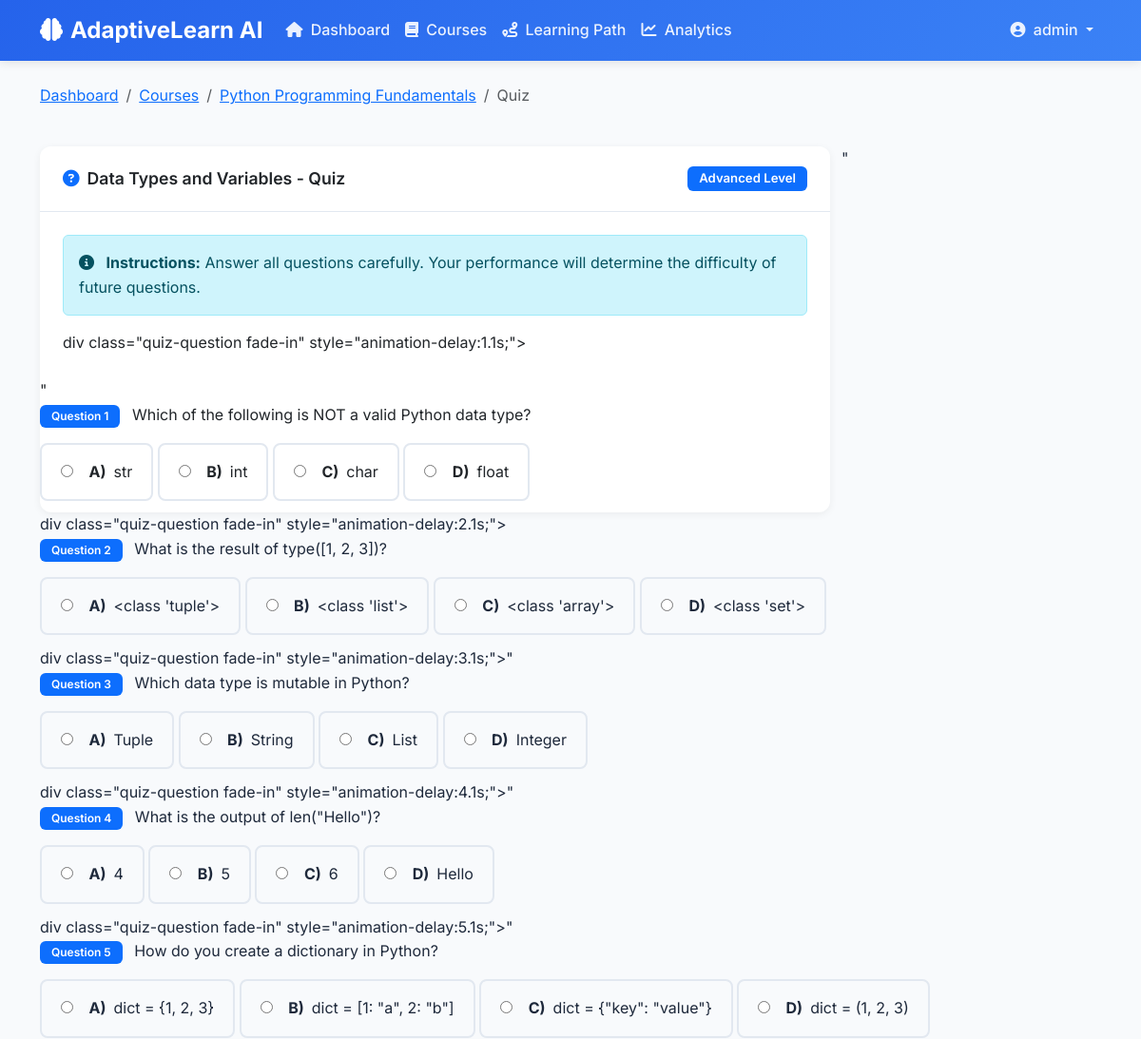
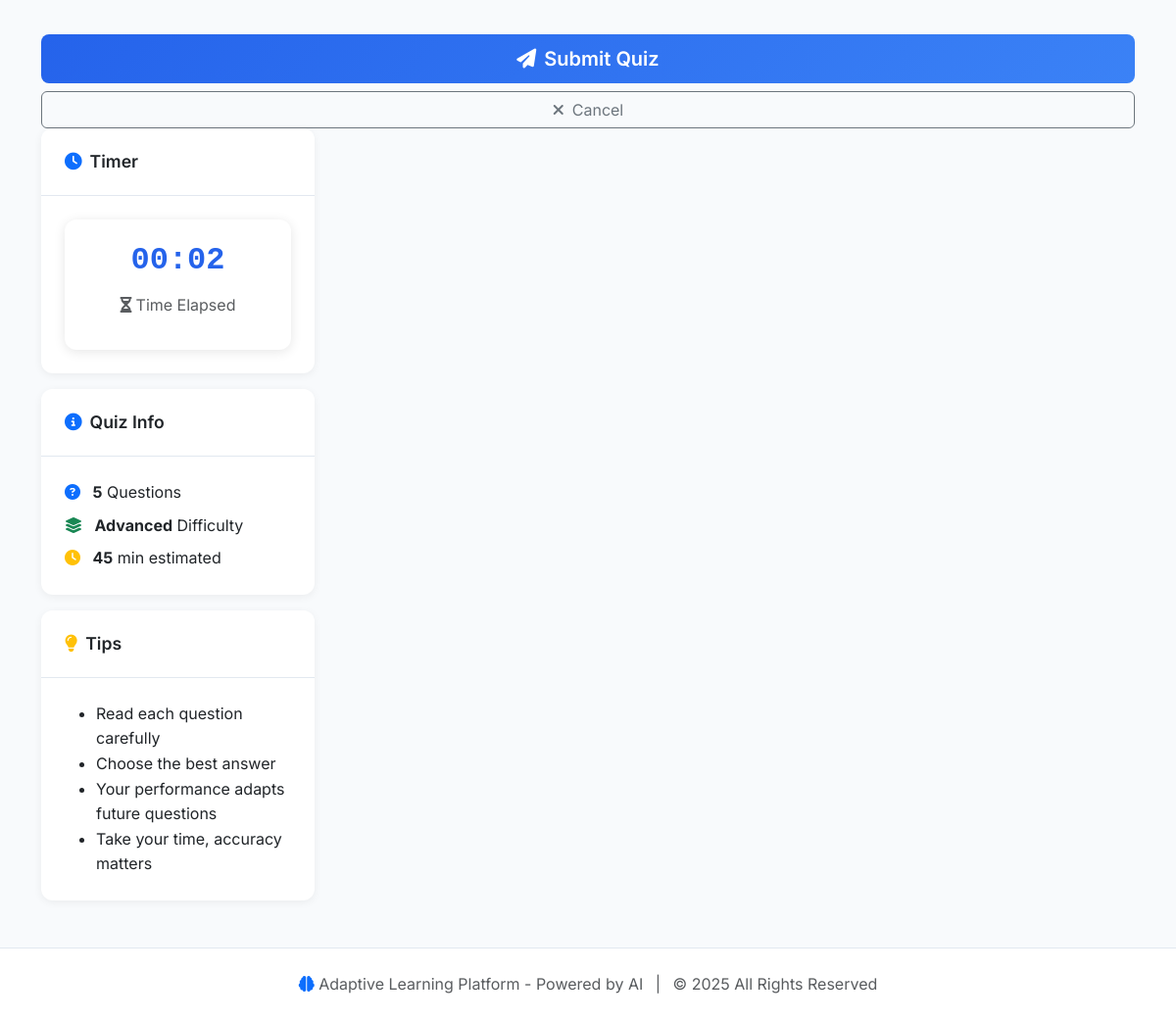
Page /quiz/2/start/ (signed in) on the committed database (2 pictures, top to bottom).
### courses/models.py (models this page shows, shortened)
class Module(models.Model):
    DIFFICULTY_CHOICES = [
        ("beginner", "Beginner"),
        ("intermediate", "Intermediate"),
        ("advanced", "Advanced"),
    ]
    course = models.ForeignKey(Course, on_delete=models.CASCADE, related_name="modules")
    title = models.CharField(max_length=200)
    description = models.TextField()
    difficulty_level = models.CharField(
        max_length=20, choices=DIFFICULTY_CHOICES, default="beginner"
    )
    order = models.IntegerField(default=0, help_text="Sequence within difficulty level")
    prerequisite_module = models.ForeignKey(
        "self",
        on_delete=models.SET_NULL,
        null=True,
        blank=True,
        related_name="dependent_modules",
        help_text="Module that must be completed first",
    )
    estimated_minutes = models.IntegerField(
        default=30, help_text="Estimated time to complete"
    )
    created_at = models.DateTimeField(auto_now_add=True)
    class Meta:
        ordering = ["difficulty_level", "order"]
    def is_locked_for_user(self, user):
        if not self.prerequisite_module:
            return False
        return not UserProgress.objects.filter(
            user=user, module=self.prerequisite_module, completed=True
        ).exists()

class Course(models.Model):
    title = models.CharField(max_length=200)
    description = models.TextField()
    created_at = models.DateTimeField(auto_now_add=True)
    image_url = models.URLField(
        blank=True, null=True, help_text="Optional course image"
    )

class UserProgress(models.Model):
    user = models.ForeignKey(User, on_delete=models.CASCADE)
    module = models.ForeignKey(Module, on_delete=models.CASCADE)
    completed = models.BooleanField(default=False)
    current_level = models.CharField(
        max_length=20, choices=Module.DIFFICULTY_CHOICES, default="beginner"
    )
    last_accessed = models.DateTimeField(auto_now=True)
    score = models.IntegerField(default=0, help_text="Best score achieved (0-100)")
    attempts = models.IntegerField(default=0, help_text="Number of quiz attempts")
    time_spent_minutes = models.IntegerField(
        default=0, help_text="Total time spent on this module"
    )
    class Meta:
        unique_together = ["user", "module"]
        verbose_name_plural = "User Progress"

class Question(models.Model):
    QUESTION_TYPE_CHOICES = [
        ("mcq", "Multiple Choice"),
        ("true_false", "True/False"),
    ]
    module = models.ForeignKey(
        Module, on_delete=models.CASCADE, related_name="questions"
    )
    question_text = models.TextField()
    question_type = models.CharField(
        max_length=20, choices=QUESTION_TYPE_CHOICES, default="mcq"
    )
    option_a = models.CharField(max_length=500)
    option_b = models.CharField(max_length=500)
    option_c = models.CharField(max_length=500, blank=True, null=True)
    option_d = models.CharField(max_length=500, blank=True, null=True)
    correct_answer = models.CharField(max_length=1, help_text="A, B, C, or D")
    difficulty_score = models.IntegerField(
        default=50, help_text="1-100, higher = harder"
    )
    explanation = models.TextField(
        blank=True, help_text="Explanation shown after answering"
    )
    tags = models.CharField(
        max_length=200, blank=True, help_text="Comma-separated skill tags"
    )
    order = models.IntegerField(default=0)
    class Meta:
        ordering = ["order"]

### courses/views.py (the view)
# urls.py: path("quiz/<int:module_id>/start/", views.quiz_start, name="quiz_start"),
@login_required
def quiz_start(request, module_id):
    module = get_object_or_404(Module, id=module_id)
    if module.is_locked_for_user(request.user):
        return redirect("course_detail", course_id=module.course.id)
    try:
        progress = UserProgress.objects.get(user=request.user, module=module)
        current_level = progress.current_level
    except UserProgress.DoesNotExist:
        current_level = "beginner"
    difficulty_scores = {
        "beginner": (1, 50),
        "intermediate": (51, 75),
        "advanced": (76, 100),
    }
    min_diff, max_diff = difficulty_scores.get(current_level, (1, 50))
    questions = Question.objects.filter(
        module=module, difficulty_score__gte=min_diff, difficulty_score__lte=max_diff
    ).order_by("?")[:10]  # Limit to 10 questions per quiz
    if not questions.exists():
        questions = module.questions.order_by("?")[:10]
    request.session["quiz_start_time"] = timezone.now().isoformat()
    request.session["quiz_module_id"] = module.id
    context = {
        "module": module,
        "questions": questions,
        "current_level": current_level,
        "total_questions": questions.count(),
    }
    return render(request, "courses/quiz.html", context)

### templates/courses/quiz.html (shortened to what this page needs)
{% extends 'courses/base.html' %}
{% block content %}
<div class="row mb-4">
    <div class="col-12">
        <nav aria-label="breadcrumb">
            <ol class="breadcrumb">
                <li class="breadcrumb-item"><a href="{% url 'courses:dashboard' %}">Dashboard</a></li>
                <li class="breadcrumb-item"><a href="{% url 'courses:course_list' %}">Courses</a></li>
                <li class="breadcrumb-item"><a href="{% url 'courses:course_detail' module.course.id %}">{{ module.course.title }}</a></li>
                <li class="breadcrumb-item active">Quiz</li>
            </ol>
        </nav>
    </div>
</div>
<div class="row">
    <div class="col-lg-9">
        <div class="card">
            <div class="card-header d-flex justify-content-between align-items-center">
                <span>
                    <i class="fas fa-question-circle text-primary me-2"></i>{{ module.title }} - Quiz
                </span>
                <span class="badge bg-primary">{{ current_level|title }} Level</span>
            </div>
            <div class="card-body">
                <form method="post" action="{% url 'courses:quiz_submit' module.id %}">
                    <div class="alert alert-info">
                        <i class="fas fa-info-circle me-2"></i>
                        <strong>Instructions:</strong> Answer all questions carefully. Your performance will determine the difficulty of future questions.
                    </div>
                    {% for question in questions %}
                        div class="quiz-question fade-in" style="animation-delay:{{forloop.counter}}.1s;"></div>"
                            <p class="question-text">
                                <span class="badge bg-primary me-2">Question {{ forloop.counter }}</span>
                                {{ question.question_text }}
                            </p>
                            <div class="quiz-options">
                                <label class="quiz-option">
                                    <input type="radio" name="question_{{ question.id }}" value="A" required>
                                    <span class="fw-bold me-2">A)</span>{{ question.option_a }}
                                </label>
                                <label class="quiz-option">
                                    <input type="radio" name="question_{{ question.id }}" value="B">
                                    <span class="fw-bold me-2">B)</span>{{ question.option_b }}
                                </label>
                                {% if question.option_c %}
                                    <label class="quiz-option">
                                        <input type="radio" name="question_{{ question.id }}" value="C">
                                        <span class="fw-bold me-2">C)</span>{{ question.option_c }}
                                    </label>
                                {% endif %}
                                {% if question.option_d %}
                                    <label class="quiz-option">
                                        <input type="radio" name="question_{{ question.id }}" value="D">
                                        <span class="fw-bold me-2">D)</span>{{ question.option_d }}
                                    </label>
                                {% endif %}
                            </div>
                        </div>
                    {% endfor %}
                    <div class="d-grid gap-2 mt-4">
                        <button type="submit" class="btn btn-primary btn-lg">
                            <i class="fas fa-paper-plane me-2"></i>Submit Quiz
                        </button>
                        <a href="{% url 'courses:module_detail' module.id %}" class="btn btn-outline-secondary">
                            <i class="fas fa-times me-2"></i>Cancel
                        </a>
                    </div>
    <div class="col-lg-3">
        <div class="card">
            <div class="card-header">
                <i class="fas fa-clock text-primary me-2"></i>Timer
            </div>
            <div class="card-body">
                <div class="quiz-timer">
                    <div class="timer-display" id="timer">00:00</div>
                    <p class="text-muted mt-2">
                        <i class="fas fa-hourglass-half me-1"></i>Time Elapsed
                    </p>
                </div>
            </div>
        </div>
        <div class="card mt-3">
            <div class="card-header">
                <i class="fas fa-info-circle text-primary me-2"></i>Quiz Info
            </div>
            <div class="card-body">
                <ul class="list-unstyled mb-0">
                    <li class="mb-2">
                        <i class="fas fa-question-circle text-primary me-2"></i>
                        <strong>{{ total_questions }}</strong> Questions
                    </li>
                    <li class="mb-2">
                        <i class="fas fa-layer-group text-success me-2"></i>
                        <strong>{{ current_level|title }}</strong> Difficulty
                    </li>
                    <li class="mb-0">
                        <i class="fas fa-clock text-warning me-2"></i>
                        <strong>{{ module.estimated_minutes }}</strong> min estimated
                    </li>
                </ul>
            </div>
        </div>
        <div class="card mt-3">
            <div class="card-header">
                <i class="fas fa-lightbulb text-warning me-2"></i>Tips
            </div>
            <div class="card-body">
                <ul class="mb-0">
                    <li>Read each question carefully</li>
                    <li>Choose the best answer</li>
                    <li>Your performance adapts future questions</li>
                    <li>Take your time, accuracy matters</li>
                </ul>
            </div>
        </div>
    </div>
{% endblock %}

### templates/courses/base.html (shortened to what this page needs)
<!DOCTYPE html>
<html lang="en">
<head>
    <link href="https://cdn.jsdelivr.net/npm/bootstrap@5.3.2/dist/css/bootstrap.min.css" rel="stylesheet">
    <link rel="stylesheet" href="https://cdnjs.cloudflare.com/ajax/libs/font-awesome/6.4.2/css/all.min.css">
    {% load static %}
    <link rel="stylesheet" href="{% static 'courses/css/style.css' %}">
</head>
<body>
    <nav class="navbar navbar-expand-lg navbar-dark">
        <div class="container">
            <a class="navbar-brand" href="{% url 'courses:dashboard' %}">
                <i class="fas fa-brain me-2"></i>AdaptiveLearn AI
            </a>
            <div class="collapse navbar-collapse" id="navbarNav">
                <ul class="navbar-nav me-auto">
                    <li class="nav-item">
                        <a class="nav-link" href="{% url 'courses:dashboard' %}">
                            <i class="fas fa-home me-1"></i> Dashboard
                        </a>
                    </li>
                    <li class="nav-item">
                        <a class="nav-link" href="{% url 'courses:course_list' %}">
                            <i class="fas fa-book me-1"></i> Courses
                        </a>
                    </li>
                    <li class="nav-item">
                        <a class="nav-link" href="{% url 'courses:learning_path' %}">
                            <i class="fas fa-route me-1"></i> Learning Path
                        </a>
                    </li>
                    <li class="nav-item">
                        <a class="nav-link" href="{% url 'courses:analytics' %}">
                            <i class="fas fa-chart-line me-1"></i> Analytics
                        </a>
                    </li>
                </ul>
                <ul class="navbar-nav">
                    {% if user.is_authenticated %}
                        <li class="nav-item dropdown">
                            <a class="nav-link dropdown-toggle" href="#" id="userDropdown" role="button" data-bs-toggle="dropdown">
                                <i class="fas fa-user-circle me-1"></i> {{ user.username }}
                            </a>
                        </li>
                    {% else %}
                        <li class="nav-item">
                            <a class="nav-link" href="{% url 'login' %}">
                                <i class="fas fa-sign-in-alt me-1"></i> Login
                            </a>
                        </li>
                    {% endif %}
                </ul>
            </div>
        </div>
    </nav>
    <main class="container my-4">
        {% block content %}{% endblock %}
    </main>
    <footer class="footer">
        <div class="container text-center">
            <p class="text-muted mb-0">
                <i class="fas fa-brain text-primary"></i>
                Adaptive Learning Platform - Powered by AI
                <span class="mx-2">|</span>
                &copy; 2025 All Rights Reserved
            </p>
        </div>
    </footer>
</body>
</html>

### static/courses/css/style.css (style rules this page uses)
:root { --primary-color: #2563eb; --secondary-color: #3b82f6; --success-color: #10b981; --warning-color: #f59e0b; --danger-color: #ef4444; --light-bg: #f8fafc; --border-color: #e2e8f0; --text-primary: #1e293b; --text-secondary: #64748b; }
body { font-family: 'Inter', -apple-system, BlinkMacSystemFont, sans-serif; background-color: var(--light-bg); color: var(--text-primary); line-height: 1.6; }
.card { border: none; border-radius: 12px; box-shadow: 0 2px 8px rgba(0, 0, 0, 0.06); transition: all 0.3s ease; overflow: hidden; }
.card-header { background: white; border-bottom: 1px solid var(--border-color); padding: 20px 24px; font-weight: 600; font-size: 1.1rem; }
.card-body { padding: 24px; }
.quiz-option { padding: 16px 20px; margin-bottom: 12px; border: 2px solid var(--border-color); border-radius: 8px; cursor: pointer; transition: all 0.3s ease; }
.quiz-option input[type="radio"] { margin-right: 12px; }
.quiz-timer { position: sticky; top: 20px; background: white; padding: 16px; border-radius: 12px; box-shadow: 0 2px 12px rgba(0, 0, 0, 0.1); text-align: center; }
.quiz-timer .timer-display { font-size: 2rem; font-weight: 700; color: var(--primary-color); font-family: monospace; }

### templates/courses/base.html (style rules this page uses)
:root { --primary-color: #2563eb; --secondary-color: #3b82f6; --success-color: #10b981; --warning-color: #f59e0b; --danger-color: #ef4444; --light-bg: #f8fafc; --border-color: #e2e8f0; --text-primary: #1e293b; --text-secondary: #64748b; }
body { font-family: 'Inter', sans-serif; background-color: var(--light-bg); color: var(--text-primary); }
.navbar { background: linear-gradient(135deg, var(--primary-color), var(--secondary-color)); box-shadow: 0 2px 10px rgba(0, 0, 0, 0.1); }
.navbar-brand { font-weight: 700; font-size: 1.5rem; color: white !important; }
.navbar-nav .nav-link { color: rgba(255, 255, 255, 0.9) !important; font-weight: 500; transition: all 0.3s ease; }
.card { border: none; border-radius: 12px; box-shadow: 0 2px 8px rgba(0, 0, 0, 0.06); transition: all 0.3s ease; }
.btn-primary { background: linear-gradient(135deg, var(--primary-color), var(--secondary-color)); border: none; border-radius: 8px; padding: 10px 24px; font-weight: 600; transition: all 0.3s ease; }
.badge { padding: 6px 12px; border-radius: 6px; font-weight: 600; }
.footer { background: white; padding: 24px 0; margin-top: 48px; border-top: 1px solid var(--border-color); }

### rows in the picture
Module: course "Python Programming Fundamentals", title "Data Types and Variables", estimated_minutes "45"
UserProgress: current_level "Advanced"
Question: question_text "Which of the following is NOT a valid Python data type?", option_a "str", option_b "int", option_c "char", option_d "float"
Question: question_text "What is the result of type([1, 2, 3])?", option_a "<class 'tuple'>", option_b "<class 'list'>", option_c "<class 'array'>", option_d "<class 'set'>"
Question: question_text "Which data type is mutable in Python?", option_a "Tuple", option_b "String", option_c "List", option_d "Integer"
Question: question_text "What is the output of len(\"Hello\")?", option_a "4", option_b "5", option_c "6", option_d "Hello"
Question: question_text "How do you create a dictionary in Python?", option_a "dict = {1, 2, 3}", option_b "dict = [1: \"a\", 2: \"b\"]", option_c "dict = {\"key\": \"value\"}", option_d "dict = (1, 2, 3)"

### other values in the picture
{{ user.username }} "admin"
{{ total_questions }} "5"
